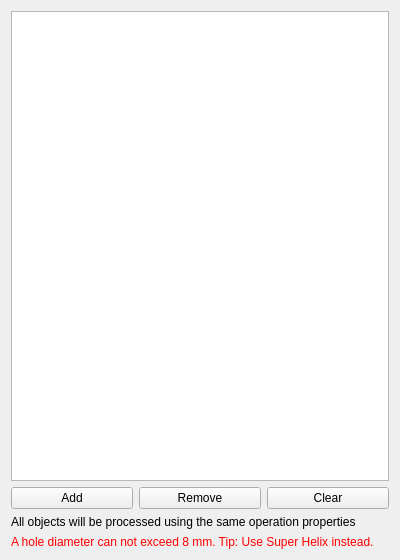
<?xml version="1.0" encoding="UTF-8"?>
<ui version="4.0">
 <class>Form</class>
 <widget class="QWidget" name="Form">
  <property name="geometry">
   <rect>
    <x>0</x>
    <y>0</y>
    <width>400</width>
    <height>560</height>
   </rect>
  </property>
  <property name="windowTitle">
   <string>Form</string>
  </property>
  <layout class="QVBoxLayout" name="verticalLayout">
   <item>
    <layout class="QGridLayout" name="gridLayout">
     <item row="1" column="1">
      <widget class="QPushButton" name="deleteBase">
       <property name="toolTip">
        <string>&lt;html&gt;&lt;head/&gt;&lt;body&gt;&lt;p&gt;Remove the selected list items from the list of base geometries. The operation will not be applied to them.&lt;/p&gt;&lt;/body&gt;&lt;/html&gt;</string>
       </property>
       <property name="text">
        <string>Remove</string>
       </property>
      </widget>
     </item>
     <item row="0" column="0" colspan="3">
      <widget class="QListWidget" name="baseList">
       <property name="toolTip">
        <string>&lt;html&gt;&lt;head/&gt;&lt;body&gt;&lt;p&gt;Select one or more features in the 3d view and press 'Add' to add them as the base items for this operation.&lt;/p&gt;&lt;p&gt;&lt;br/&gt;&lt;/p&gt;&lt;p&gt;Selected features can be deleted entirely.&lt;/p&gt;&lt;/body&gt;&lt;/html&gt;</string>
       </property>
      </widget>
     </item>
     <item row="1" column="2">
      <widget class="QPushButton" name="clearBase">
       <property name="toolTip">
        <string>&lt;html&gt;&lt;head/&gt;&lt;body&gt;&lt;p&gt;Clears list of base geometries.&lt;/p&gt;&lt;/body&gt;&lt;/html&gt;</string>
       </property>
       <property name="text">
        <string>Clear</string>
       </property>
      </widget>
     </item>
     <item row="1" column="0">
      <widget class="QPushButton" name="addBase">
       <property name="toolTip">
        <string>&lt;html&gt;&lt;head/&gt;&lt;body&gt;&lt;p&gt;Add selected features to the list of base geometries for this operation.&lt;/p&gt;&lt;/body&gt;&lt;/html&gt;</string>
       </property>
       <property name="text">
        <string>Add</string>
       </property>
      </widget>
     </item>
     <item row="4" column="0" colspan="3">
      <widget class="QLabel" name="label">
       <property name="text">
        <string>All objects will be processed using the same operation properties</string>
       </property>
       <property name="wordWrap">
        <bool>true</bool>
       </property>
      </widget>
     </item>
    </layout>
   </item>
   <item>
    <widget class="QLabel" name="label_2">
     <property name="palette">
      <palette>
       <active>
        <colorrole role="WindowText">
         <brush brushstyle="SolidPattern">
          <color alpha="255">
           <red>255</red>
           <green>0</green>
           <blue>0</blue>
          </color>
         </brush>
        </colorrole>
        <colorrole role="Button">
         <brush brushstyle="SolidPattern">
          <color alpha="255">
           <red>255</red>
           <green>0</green>
           <blue>0</blue>
          </color>
         </brush>
        </colorrole>
        <colorrole role="Light">
         <brush brushstyle="SolidPattern">
          <color alpha="255">
           <red>255</red>
           <green>127</green>
           <blue>127</blue>
          </color>
         </brush>
        </colorrole>
        <colorrole role="Midlight">
         <brush brushstyle="SolidPattern">
          <color alpha="255">
           <red>255</red>
           <green>63</green>
           <blue>63</blue>
          </color>
         </brush>
        </colorrole>
        <colorrole role="Dark">
         <brush brushstyle="SolidPattern">
          <color alpha="255">
           <red>127</red>
           <green>0</green>
           <blue>0</blue>
          </color>
         </brush>
        </colorrole>
        <colorrole role="Mid">
         <brush brushstyle="SolidPattern">
          <color alpha="255">
           <red>170</red>
           <green>0</green>
           <blue>0</blue>
          </color>
         </brush>
        </colorrole>
        <colorrole role="Text">
         <brush brushstyle="SolidPattern">
          <color alpha="255">
           <red>0</red>
           <green>0</green>
           <blue>0</blue>
          </color>
         </brush>
        </colorrole>
        <colorrole role="BrightText">
         <brush brushstyle="SolidPattern">
          <color alpha="255">
           <red>255</red>
           <green>255</green>
           <blue>255</blue>
          </color>
         </brush>
        </colorrole>
        <colorrole role="ButtonText">
         <brush brushstyle="SolidPattern">
          <color alpha="255">
           <red>0</red>
           <green>0</green>
           <blue>0</blue>
          </color>
         </brush>
        </colorrole>
        <colorrole role="Base">
         <brush brushstyle="SolidPattern">
          <color alpha="255">
           <red>255</red>
           <green>255</green>
           <blue>255</blue>
          </color>
         </brush>
        </colorrole>
        <colorrole role="Window">
         <brush brushstyle="SolidPattern">
          <color alpha="255">
           <red>255</red>
           <green>0</green>
           <blue>0</blue>
          </color>
         </brush>
        </colorrole>
        <colorrole role="Shadow">
         <brush brushstyle="SolidPattern">
          <color alpha="255">
           <red>0</red>
           <green>0</green>
           <blue>0</blue>
          </color>
         </brush>
        </colorrole>
        <colorrole role="AlternateBase">
         <brush brushstyle="SolidPattern">
          <color alpha="255">
           <red>255</red>
           <green>127</green>
           <blue>127</blue>
          </color>
         </brush>
        </colorrole>
        <colorrole role="ToolTipBase">
         <brush brushstyle="SolidPattern">
          <color alpha="255">
           <red>255</red>
           <green>255</green>
           <blue>220</blue>
          </color>
         </brush>
        </colorrole>
        <colorrole role="ToolTipText">
         <brush brushstyle="SolidPattern">
          <color alpha="255">
           <red>0</red>
           <green>0</green>
           <blue>0</blue>
          </color>
         </brush>
        </colorrole>
       </active>
       <inactive>
        <colorrole role="WindowText">
         <brush brushstyle="SolidPattern">
          <color alpha="255">
           <red>255</red>
           <green>0</green>
           <blue>0</blue>
          </color>
         </brush>
        </colorrole>
        <colorrole role="Button">
         <brush brushstyle="SolidPattern">
          <color alpha="255">
           <red>255</red>
           <green>0</green>
           <blue>0</blue>
          </color>
         </brush>
        </colorrole>
        <colorrole role="Light">
         <brush brushstyle="SolidPattern">
          <color alpha="255">
           <red>255</red>
           <green>127</green>
           <blue>127</blue>
          </color>
         </brush>
        </colorrole>
        <colorrole role="Midlight">
         <brush brushstyle="SolidPattern">
          <color alpha="255">
           <red>255</red>
           <green>63</green>
           <blue>63</blue>
          </color>
         </brush>
        </colorrole>
        <colorrole role="Dark">
         <brush brushstyle="SolidPattern">
          <color alpha="255">
           <red>127</red>
           <green>0</green>
           <blue>0</blue>
          </color>
         </brush>
        </colorrole>
        <colorrole role="Mid">
         <brush brushstyle="SolidPattern">
          <color alpha="255">
           <red>170</red>
           <green>0</green>
           <blue>0</blue>
          </color>
         </brush>
        </colorrole>
        <colorrole role="Text">
         <brush brushstyle="SolidPattern">
          <color alpha="255">
           <red>0</red>
           <green>0</green>
           <blue>0</blue>
          </color>
         </brush>
        </colorrole>
        <colorrole role="BrightText">
         <brush brushstyle="SolidPattern">
          <color alpha="255">
           <red>255</red>
           <green>255</green>
           <blue>255</blue>
          </color>
         </brush>
        </colorrole>
        <colorrole role="ButtonText">
         <brush brushstyle="SolidPattern">
          <color alpha="255">
           <red>0</red>
           <green>0</green>
           <blue>0</blue>
          </color>
         </brush>
        </colorrole>
        <colorrole role="Base">
         <brush brushstyle="SolidPattern">
          <color alpha="255">
           <red>255</red>
           <green>255</green>
           <blue>255</blue>
          </color>
         </brush>
        </colorrole>
        <colorrole role="Window">
         <brush brushstyle="SolidPattern">
          <color alpha="255">
           <red>255</red>
           <green>0</green>
           <blue>0</blue>
          </color>
         </brush>
        </colorrole>
        <colorrole role="Shadow">
         <brush brushstyle="SolidPattern">
          <color alpha="255">
           <red>0</red>
           <green>0</green>
           <blue>0</blue>
          </color>
         </brush>
        </colorrole>
        <colorrole role="AlternateBase">
         <brush brushstyle="SolidPattern">
          <color alpha="255">
           <red>255</red>
           <green>127</green>
           <blue>127</blue>
          </color>
         </brush>
        </colorrole>
        <colorrole role="ToolTipBase">
         <brush brushstyle="SolidPattern">
          <color alpha="255">
           <red>255</red>
           <green>255</green>
           <blue>220</blue>
          </color>
         </brush>
        </colorrole>
        <colorrole role="ToolTipText">
         <brush brushstyle="SolidPattern">
          <color alpha="255">
           <red>0</red>
           <green>0</green>
           <blue>0</blue>
          </color>
         </brush>
        </colorrole>
       </inactive>
       <disabled>
        <colorrole role="WindowText">
         <brush brushstyle="SolidPattern">
          <color alpha="255">
           <red>127</red>
           <green>0</green>
           <blue>0</blue>
          </color>
         </brush>
        </colorrole>
        <colorrole role="Button">
         <brush brushstyle="SolidPattern">
          <color alpha="255">
           <red>255</red>
           <green>0</green>
           <blue>0</blue>
          </color>
         </brush>
        </colorrole>
        <colorrole role="Light">
         <brush brushstyle="SolidPattern">
          <color alpha="255">
           <red>255</red>
           <green>127</green>
           <blue>127</blue>
          </color>
         </brush>
        </colorrole>
        <colorrole role="Midlight">
         <brush brushstyle="SolidPattern">
          <color alpha="255">
           <red>255</red>
           <green>63</green>
           <blue>63</blue>
          </color>
         </brush>
        </colorrole>
        <colorrole role="Dark">
         <brush brushstyle="SolidPattern">
          <color alpha="255">
           <red>127</red>
           <green>0</green>
           <blue>0</blue>
          </color>
         </brush>
        </colorrole>
        <colorrole role="Mid">
         <brush brushstyle="SolidPattern">
          <color alpha="255">
           <red>170</red>
           <green>0</green>
           <blue>0</blue>
          </color>
         </brush>
        </colorrole>
        <colorrole role="Text">
         <brush brushstyle="SolidPattern">
          <color alpha="255">
           <red>127</red>
           <green>0</green>
           <blue>0</blue>
          </color>
         </brush>
        </colorrole>
        <colorrole role="BrightText">
         <brush brushstyle="SolidPattern">
          <color alpha="255">
           <red>255</red>
           <green>255</green>
           <blue>255</blue>
          </color>
         </brush>
        </colorrole>
        <colorrole role="ButtonText">
         <brush brushstyle="SolidPattern">
          <color alpha="255">
           <red>127</red>
           <green>0</green>
           <blue>0</blue>
          </color>
         </brush>
        </colorrole>
        <colorrole role="Base">
         <brush brushstyle="SolidPattern">
          <color alpha="255">
           <red>255</red>
           <green>0</green>
           <blue>0</blue>
          </color>
         </brush>
        </colorrole>
        <colorrole role="Window">
         <brush brushstyle="SolidPattern">
          <color alpha="255">
           <red>255</red>
           <green>0</green>
           <blue>0</blue>
          </color>
         </brush>
        </colorrole>
        <colorrole role="Shadow">
         <brush brushstyle="SolidPattern">
          <color alpha="255">
           <red>0</red>
           <green>0</green>
           <blue>0</blue>
          </color>
         </brush>
        </colorrole>
        <colorrole role="AlternateBase">
         <brush brushstyle="SolidPattern">
          <color alpha="255">
           <red>255</red>
           <green>0</green>
           <blue>0</blue>
          </color>
         </brush>
        </colorrole>
        <colorrole role="ToolTipBase">
         <brush brushstyle="SolidPattern">
          <color alpha="255">
           <red>255</red>
           <green>255</green>
           <blue>220</blue>
          </color>
         </brush>
        </colorrole>
        <colorrole role="ToolTipText">
         <brush brushstyle="SolidPattern">
          <color alpha="255">
           <red>0</red>
           <green>0</green>
           <blue>0</blue>
          </color>
         </brush>
        </colorrole>
       </disabled>
      </palette>
     </property>
     <property name="text">
      <string>A hole diameter can not exceed 8 mm. Tip: Use Super Helix instead.</string>
     </property>
    </widget>
   </item>
  </layout>
 </widget>
 <tabstops>
  <tabstop>baseList</tabstop>
  <tabstop>addBase</tabstop>
  <tabstop>deleteBase</tabstop>
  <tabstop>clearBase</tabstop>
 </tabstops>
 <resources/>
 <connections/>
</ui>
